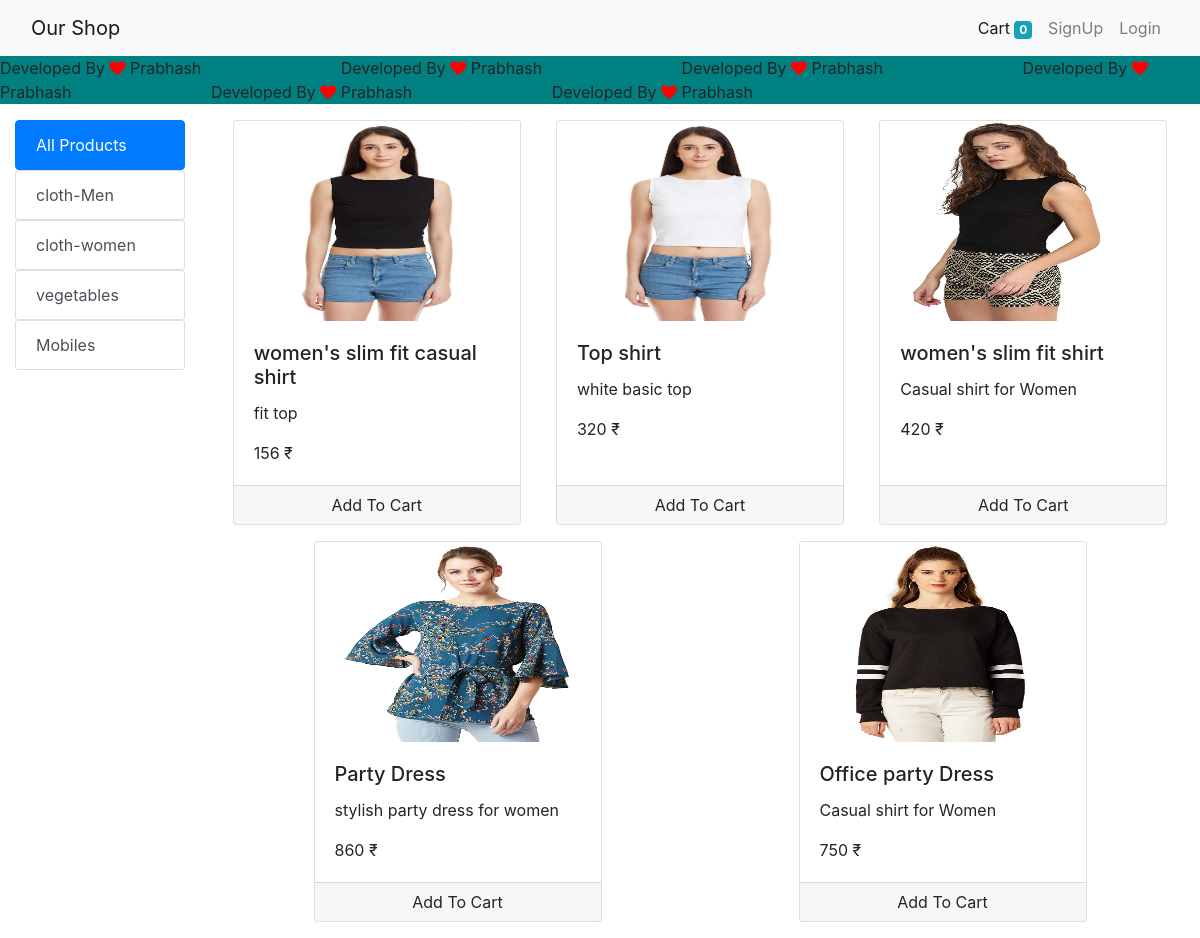
Screenshot of /?category=3 with the database file from the repository.
### shop/models/category.py (models this page shows, shortened)
class Category(models.Model):
    name = models.CharField(max_length=30)

### shop/models/product.py (models this page shows, shortened)
class Product(models.Model):
    name        = models.CharField(max_length=30)
    price       = models.IntegerField(default=0)
    category    = models.ForeignKey(Category,on_delete=models.CASCADE)
    description = models.CharField(max_length=200,null=True,blank=True)
    image       = models.ImageField(upload_to='product/')
    @staticmethod
    def get_product_by_categoryid(category_id):
        return Product.objects.filter(category=category_id)

### shop/views.py (the view, shortened to what this page needs)
# urls.py: path('', views.index.as_view(),name='home'),
class index(View):
    def get(self,request):
        product=None
        category=Category.objects.all()
        data={}
        category_id=request.GET.get("category")
        if category_id:
            product=Product.get_product_by_categoryid(category_id)
        else:
            product=Product.get_all_products()
        data['product']=product
        data['category']=category
        return render(request,"Eshop/index.html",data)

### templates/Eshop/index.html (shortened to what this page needs)
{% extends 'Eshop/base.html' %}
{% load cart %}
{% block body %}
<div class="container-fluid">
  <div class="row">
    <div class="col-lg-2 mx-auto mt-3">
      <ul class="list-group">
        <a href="/" class="list-group-item list-group-item-action active">All Products</a>
      </ul>
      {% for category in category %}
      <ul class="list-group">
        <a href="/?category={{category.id}}" class="list-group-item list-group-item-action">{{category.name}}</a>
      </ul>
      {% endfor %}
    </div>
    <div id="products" class="col-lg-10 mx-auto">
      <div class="row mx-auto mt-3">
    {% for product in product %}
  <div class="card mx-auto mb-3" id="{{product.id}}" style="width: 18rem;">
    <img src="{{product.image.url}}" height="200px" width="200px" class="card-img-top" alt="...">
    <div class="card-body">
      <h5 class="card-title">{{product.name}}</h5>
      <p class="card-text">{{product.description}}</p>
      <p class="card-text">{{product.price}} &#8377; </p>
    </div>
    <div class="card-footer p-0 ">
      {% if product|is_in_cart:request.session.cart %}
      <div class="row no-gutters">
        <form action="/#{{product.id}}" method="post" class="col-2">
          {% csrf_token %}
          <input hidden type="text" name="product" value="{{product.id}}">
          <input hidden type="text" name="remove" value="True">
          <input type="submit" value="-" class="btn btn-block btn-secondary" />
        </form>
        <div class="col text-center">{{ product|cart_quantity:request.session.cart }} in cart</div>
        <form action="/#{{product.id}}" method="post" class="col-2 ">
          {% csrf_token %}
          <input hidden type="text" name="product" value="{{product.id}}">
          <input type="submit" value="+" class="btn btn-block btn-secondary" />
        </form>
    </div>
    {% else %}
    <form action="/#{{product.id}}" method="post" class="btn-block">
      <button type="submit" class="float-right btn-block btn btn-light-border ">Add To Cart</button>
    </form>
   {% endif %}
  </div>
  </div>
  {% endfor %}
  </div>
    </div>
  </div>
</div>
{% endblock %}

### rows the page displays
Category: name "cloth-Men"
Category: name "cloth-women"
Category: name "vegetables"
Category: name "Mobiles"
Product: image (picture), name "women's slim fit casual shirt", description "fit top", price "156"
Product: image (picture), name "Top shirt", description "white basic top", price "320"
Product: {{ product.id }} 18 (drawn), image (picture), name "women's slim fit shirt", description "Casual shirt for Women", price "420"
Product: image (picture), name "Party Dress", description "stylish party dress for women", price "860"
Product: image (picture), name "Office party Dress", description "Casual shirt for Women", price "750"

### other values shown
{{ request.session.cart.keys|length }} "0"
